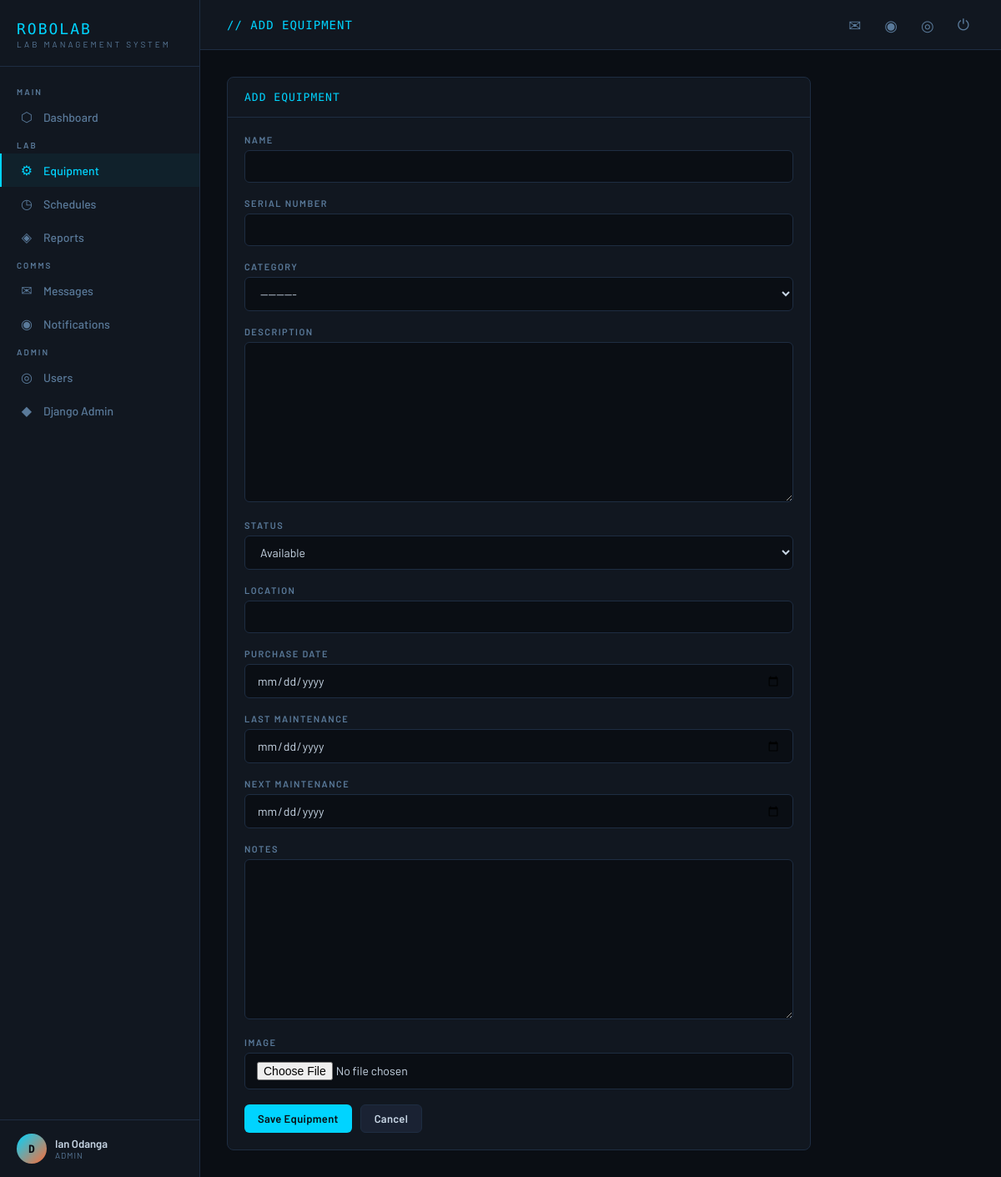
The page /inventory/add/ (signed in) on the database its author committed.
### accounts/models.py (models this page shows, shortened)
class User(AbstractUser):
    ROLE_ADMIN = 'admin'
    ROLE_TECHNICIAN = 'technician'
    ROLE_RESEARCHER = 'researcher'
    ROLE_CHOICES = [
        (ROLE_ADMIN, 'Admin'),
        (ROLE_TECHNICIAN, 'Lab Technician'),
        (ROLE_RESEARCHER, 'Student / Researcher'),
    ]
    role = models.CharField(max_length=20, choices=ROLE_CHOICES, default=ROLE_RESEARCHER)
    phone = models.CharField(max_length=20, blank=True)
    department = models.CharField(max_length=100, blank=True)
    bio = models.TextField(blank=True)
    avatar = models.ImageField(upload_to='avatars/', blank=True, null=True)
    def is_admin(self):
        return self.role == self.ROLE_ADMIN

### inventory/views.py (the view)
# urls.py: path('add/', views.equipment_create, name='equipment_create'),
@login_required
def equipment_create(request):
    if not (request.user.is_admin() or request.user.is_technician()):
        messages.error(request, 'Permission denied.')
        return redirect('inventory:equipment_list')
    if request.method == 'POST':
        form = EquipmentForm(request.POST, request.FILES)
        if form.is_valid():
            form.save()
            messages.success(request, 'Equipment added successfully.')
            return redirect('inventory:equipment_list')
    else:
        form = EquipmentForm()
    return render(request, 'inventory/equipment_form.html', {'form': form, 'title': 'Add Equipment'})

### inventory/forms.py
class EquipmentForm(forms.ModelForm):
    class Meta:
        model = Equipment
        exclude = ('created_at', 'updated_at')
        widgets = {
            'purchase_date': forms.DateInput(attrs={'type': 'date', 'class': 'form-control'}),
            'last_maintenance': forms.DateInput(attrs={'type': 'date', 'class': 'form-control'}),
            'next_maintenance': forms.DateInput(attrs={'type': 'date', 'class': 'form-control'}),
        }
    def __init__(self, *args, **kwargs):
        super().__init__(*args, **kwargs)
        for name, f in self.fields.items():
            if name not in ('purchase_date', 'last_maintenance', 'next_maintenance'):
                f.widget.attrs['class'] = 'form-control'

### core/context_processors.py (called while the page is built)
def unread_counts(request):
    if request.user.is_authenticated:
        unread_count = Message.objects.filter(recipient=request.user, is_read=False).count()
        unread_notifications = Notification.objects.filter(user=request.user, is_read=False).count()
    else:
        unread_count = 0
        unread_notifications = 0
    return {
        'unread_count': unread_count,
        'unread_notifications': unread_notifications,
    }

### templates/inventory/equipment_form.html (shortened to what this page needs)
{% extends 'base.html' %}
{% block page_title %}// {{ title|upper }}{% endblock %}
{% block content %}
<div style="max-width:700px;">
  <div class="card">
    <div class="card-header"><span class="card-title">{{ title }}</span></div>
    <div class="card-body">
      <form method="post" enctype="multipart/form-data">
        {% for field in form %}
        <div class="form-group">
          <label class="form-label">{{ field.label }}</label>
          {{ field }}
        </div>
        {% endfor %}
        <div style="display:flex;gap:10px;margin-top:8px;">
          <button type="submit" class="btn btn-primary">Save Equipment</button>
          <a href="{% url 'inventory:equipment_list' %}" class="btn btn-secondary">Cancel</a>
        </div>
      </form>
    </div>
  </div>
</div>
{% endblock %}

### templates/base.html (shortened to what this page needs)
<!DOCTYPE html>
<html lang="en">
<head>
</head>
<body>
{% if user.is_authenticated %}
<aside class="sidebar">
  <div class="sidebar-logo">
    <div class="logo-text">ROBOLAB</div>
    <div class="logo-sub">Lab Management System</div>
  </div>
  <nav class="sidebar-nav">
    <div class="nav-section">Main</div>
    <a href="{% url 'core:dashboard' %}" class="nav-link {% if request.resolver_match.app_name == 'core' %}active{% endif %}">
      <span class="nav-icon">⬡</span> Dashboard
    </a>
    <div class="nav-section">Lab</div>
    <a href="{% url 'inventory:equipment_list' %}" class="nav-link {% if request.resolver_match.app_name == 'inventory' %}active{% endif %}">
      <span class="nav-icon">⚙</span> Equipment
    </a>
    <a href="{% url 'schedules:session_list' %}" class="nav-link {% if request.resolver_match.app_name == 'schedules' %}active{% endif %}">
      <span class="nav-icon">◷</span> Schedules
    </a>
    <a href="{% url 'lab_reports:report_list' %}" class="nav-link {% if request.resolver_match.app_name == 'lab_reports' %}active{% endif %}">
      <span class="nav-icon">◈</span> Reports
    </a>
    <div class="nav-section">Comms</div>
    <a href="{% url 'messaging_app:inbox' %}" class="nav-link {% if request.resolver_match.app_name == 'messaging_app' %}active{% endif %}">
      <span class="nav-icon">✉</span> Messages
    </a>
    <a href="{% url 'messaging_app:notifications' %}" class="nav-link">
      <span class="nav-icon">◉</span> Notifications
    </a>
    {% if user.is_admin %}
    <div class="nav-section">Admin</div>
    <a href="{% url 'accounts:user_list' %}" class="nav-link">
      <span class="nav-icon">◎</span> Users
    </a>
    <a href="/admin/" class="nav-link">
      <span class="nav-icon">◆</span> Django Admin
    </a>
    {% endif %}
  </nav>
  <div class="sidebar-user">
    <div class="user-avatar">{{ user.username|first|upper }}</div>
    <div class="user-info">
      <div class="user-name">{{ user.get_full_name|default:user.username }}</div>
      <div class="user-role">{{ user.get_role_display }}</div>
    </div>
  </div>
</aside>
{% endif %}
<div class="main">
  {% if user.is_authenticated %}
  <div class="topbar">
    <div class="page-title">{% block page_title %}DASHBOARD{% endblock %}</div>
    <div class="topbar-actions">
      <a href="{% url 'messaging_app:inbox' %}" class="topbar-btn" title="Messages">
        ✉
      </a>
      <a href="{% url 'messaging_app:notifications' %}" class="topbar-btn" title="Notifications">◉</a>
      <a href="{% url 'accounts:profile' %}" class="topbar-btn" title="Profile">◎</a>
      <a href="{% url 'accounts:logout' %}" class="topbar-btn" title="Logout">⏻</a>
    </div>
  </div>
  {% endif %}
  <div class="content">
    {% block content %}{% endblock %}
  </div>
</div>
</body>
</html>

### templates/base.html (style rules this page uses)
:root { --bg: #0a0e14; --surface: #111720; --surface2: #1a2233; --border: #1e2d42; --accent: #00d4ff; --accent2: #ff6b35; --green: #00ff88; --text: #c8d6e5; --text-dim: #5a7a9a; --danger: #ff4757; --warning: #ffa502; --mono: 'Share Tech Mono', monospace; --sans: 'Barlow', sans-serif; --nav-w: 240px; }
*, *::before, *::after { box-sizing: border-box; margin: 0; padding: 0; }
body { background: var(--bg); color: var(--text); font-family: var(--sans); font-size: 15px; min-height: 100vh; display: flex; }
.sidebar { width: var(--nav-w); background: var(--surface); border-right: 1px solid var(--border); display: flex; flex-direction: column; position: fixed; top: 0; left: 0; bottom: 0; z-index: 100; }
.sidebar-logo { padding: 24px 20px 20px; border-bottom: 1px solid var(--border); }
.logo-text { font-family: var(--mono); font-size: 18px; color: var(--accent); letter-spacing: 2px; }
.logo-sub { font-size: 10px; color: var(--text-dim); letter-spacing: 3px; text-transform: uppercase; margin-top: 2px; }
.sidebar-nav { flex: 1; padding: 16px 0; overflow-y: auto; }
.nav-section { padding: 8px 20px 4px; font-size: 10px; color: var(--text-dim); text-transform: uppercase; letter-spacing: 2px; font-weight: 600; }
.nav-link { display: flex; align-items: center; gap: 10px; padding: 10px 20px; color: var(--text-dim); text-decoration: none; font-size: 14px; font-weight: 500; transition: all 0.15s; border-left: 2px solid transparent; position: relative; }
.nav-link:hover, .nav-link.active { color: var(--accent); background: rgba(0, 212, 255, 0.05); border-left-color: var(--accent); }
.nav-icon { font-size: 16px; width: 20px; text-align: center; }
.sidebar-user { padding: 16px 20px; border-top: 1px solid var(--border); display: flex; align-items: center; gap: 10px; }
.user-avatar { width: 36px; height: 36px; border-radius: 50%; background: linear-gradient(135deg, var(--accent), var(--accent2)); display: flex; align-items: center; justify-content: center; font-family: var(--mono); font-size: 13px; color: var(--bg); font-weight: bold; flex-shrink: 0; }
.user-info { flex: 1; min-width: 0; }
.user-name { font-size: 13px; font-weight: 600; white-space: nowrap; overflow: hidden; text-overflow: ellipsis; }
.user-role { font-size: 10px; color: var(--text-dim); text-transform: uppercase; letter-spacing: 1px; }
.main { margin-left: var(--nav-w); flex: 1; display: flex; flex-direction: column; min-height: 100vh; }
.topbar { background: var(--surface); border-bottom: 1px solid var(--border); padding: 0 32px; height: 60px; display: flex; align-items: center; justify-content: space-between; position: sticky; top: 0; z-index: 50; }
.page-title { font-family: var(--mono); font-size: 14px; color: var(--accent); letter-spacing: 1px; }
.topbar-actions { display: flex; align-items: center; gap: 16px; }
.topbar-btn { background: none; border: none; color: var(--text-dim); cursor: pointer; font-size: 18px; padding: 6px; border-radius: 6px; transition: color 0.15s; text-decoration: none; display: inline-flex; align-items: center; position: relative; }
.content { padding: 32px; flex: 1; }
.card { background: var(--surface); border: 1px solid var(--border); border-radius: 8px; overflow: hidden; }
.card-header { padding: 16px 20px; border-bottom: 1px solid var(--border); display: flex; align-items: center; justify-content: space-between; }
.card-title { font-family: var(--mono); font-size: 13px; color: var(--accent); letter-spacing: 1px; text-transform: uppercase; }
.card-body { padding: 20px; }
.btn { display: inline-flex; align-items: center; gap: 6px; padding: 8px 16px; border-radius: 6px; border: none; font-family: var(--sans); font-size: 13px; font-weight: 600; cursor: pointer; text-decoration: none; transition: all 0.15s; letter-spacing: 0.3px; }
.btn-primary { background: var(--accent); color: var(--bg); }
.btn-secondary { background: var(--surface2); color: var(--text); border: 1px solid var(--border); }
.form-group { margin-bottom: 18px; }
.form-label { display: block; font-size: 11px; text-transform: uppercase; letter-spacing: 1.5px; color: var(--text-dim); margin-bottom: 6px; font-weight: 600; }
.form-control { width: 100%; background: var(--bg); border: 1px solid var(--border); color: var(--text); padding: 10px 14px; border-radius: 6px; font-family: var(--sans); font-size: 14px; transition: border-color 0.15s; }
select.form-control option { background: var(--surface); }
textarea.form-control { min-height: 100px; resize: vertical; }

### rows shown on the page
User: username|first "D", get_full_name "Ian Odanga", role "ADMIN"

### other values the page prints
{{ title|upper }} "ADD EQUIPMENT"
{{ title }} "ADD EQUIPMENT"
{{ field.label }} "NAME" "SERIAL NUMBER" "CATEGORY" "DESCRIPTION" "STATUS" "LOCATION" "PURCHASE DATE" "LAST MAINTENANCE" "NEXT MAINTENANCE" "NOTES" "IMAGE"
